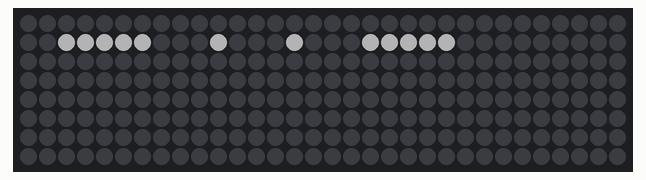
Recording of a program running on a simulated Arduino Nano, built with avr-gcc and run on an emulated ATmega328P. Shown: 32×8 RGB LED matrix (first LED top left, wired row by row). Dim RGB values are drawn brighter than linear.

Above: at 0.1 s.

The program:

main.cpp
```cpp
#include <Arduino.h>
#include <Wire.h>
#include <myDS3231.h>
#include <ws2818b.h>


void setup() {
    Serial.begin(115200);
    //ds3231_init();
    ws2812b_init();

}

void loop() {
    //get_time();
    //delay(1000);
    test();


}
```

myDS3231.cpp
```cpp
#include <DS3231.h>
#include <Wire.h>

//NOTE: Pin connection(SDA with A4; SCL with A5)

DS3231 myRTC;
int hour, minute, second;
int hourTens, hourOnes;
int minuteTens, minuteOnes;
int secondTens, secondOnes;

#define DS3231_ADDRESS 0x68

bool century = false;
bool h12Flag;
bool pmFlag;

void ds3231_init(){
    Wire.begin();
}

void get_time(){
    hour = myRTC.getHour(h12Flag, pmFlag); // 24小时制
    minute = myRTC.getMinute();
    second = myRTC.getSecond();

    // 分解分钟
    minuteTens = minute / 10;   // 十位数
    minuteOnes = minute % 10;   // 个位数

    // 分解秒钟
    secondTens = second / 10;   // 十位数
    secondOnes = second % 10;   // 个位数

        // 分解小时
    hourTens = hour / 10;   // 十位数
    hourOnes = hour % 10;   // 个位数

      // 输出时间
    Serial.print("Hour: ");
    Serial.print(hour);
    Serial.print(" Minute: ");
    Serial.print(minute);
    Serial.print(" Second: ");
    Serial.println(second);
}
```

myDS3231.h
```cpp
void ds3231_init();
void get_time();
```

my_font.h
```cpp
#include <Arduino.h>

// NOTE: One Pixel Number should use 3x5 space
uint8_t maps[8]  = {
    // 0
        0b00000000,
        0b00000000,
        0b00000000,
        0b00000000,
        0b00000000,
        0b00000000,
        0b00000000,
        0b00000000
};

const uint8_t digitBitmaps[10][3] PROGMEM = {
    // *Number 0
    {0b00011111,
    0b00010001,
    0b00011111,},

    // *Number 1
    {0b00010001,
    0b00011111,
    0b00010000,},

    //*Number 2
    {0b00011101,
    0b00010101,
    0b00010111,},

    //*Number 3
    {0b00010101,
    0b00010101,
    0b00011111,},

    //*Number 4
    {0b00000111,
    0b00000100,
    0b00011111,},

    //*Number 5
    {0b00010111,
    0b00010101,
    0b00011101,},

    //*Number 6
    {0b00011111,
    0b00010101,
    0b00011101,},

    //*Number 7
    {0b00000001,
    0b00000001,
    0b00011111,},

    //*Number 8
    {0b00011111,
    0b00010101,
    0b00011111,},

    //*Number 9
    {0b00010111,
    0b00010101,
    0b00011111,},
};
```

ws2818b.cpp
```cpp
#include <FastLED.h>
#include <my_font.h>
#include <FastLED_NeoMatrix.h>

#define MATRIXWIDTH         32
#define MATRIXHEIGHT        8

#define LED_PIN             6
#define NUM_LEDS            ((MATRIXWIDTH)*(MATRIXHEIGHT))

#define BRIGHTNESS          60
#define CHIPSET             WS2812B
#define COLOR_ORDER         GRB

CRGB leds[NUM_LEDS];

void ws2812b_init(){
    FastLED.addLeds<CHIPSET, LED_PIN, COLOR_ORDER>(leds, NUM_LEDS);
    FastLED.setBrightness(BRIGHTNESS);
    FastLED.clear();
}


void load_num(int num, int row, int col){
    /*
    * This function load the desired number into buffer's designated location and waiting for display
    NOTE: if col=0, and row=0, number will display at the top left corner
    @param num: desired number
    @param row: selected row for displaying.
    @param col: selected col for displaying
    */

    //get the width of the number.
    //3x5 size of number is used, the width should be 3 in this case.
    int num_width = sizeof(digitBitmaps[num])/sizeof(digitBitmaps[num][0]);

    int i = 0;

    //Load one number into buffer
    while(i<num_width){
        //get the one byte(0b00011111) from the desired number and store into the bitmap buffer
        uint8_t bitmap = pgm_read_byte(&digitBitmaps[num][i]);
        //transfer buffer byte into designated coloumn and row.
        maps[col] = (bitmap << row);
        //update col 3 times until all buffer has been transferred
        col++;
        //update i 3 times until all number byte has been loaded
        i++;
    }

}

//TODO: With the load_num function, create a display_num interface function.
//! The test() function only display number on the first 8x8 ws2818b, the code need to be polished.

void test(){
    load_num(0,1,4);
    // Print digit0Bitmap at (0, 0)
    int pixelIndex = 0;
    for (int i = 0; i < 8; i++) {
        uint8_t byte = maps[i];
        for (int j = 0; j < 8; j++) {
            if (bitRead(byte, 7 - j)){
                leds[pixelIndex] = CRGB::White;
            } else {
                leds[pixelIndex] = CRGB::Black;
            }
        pixelIndex++;
        }
    }


    FastLED.show();
}
```

ws2818b.h
```cpp
void ws2812b_init();
void test();
```
